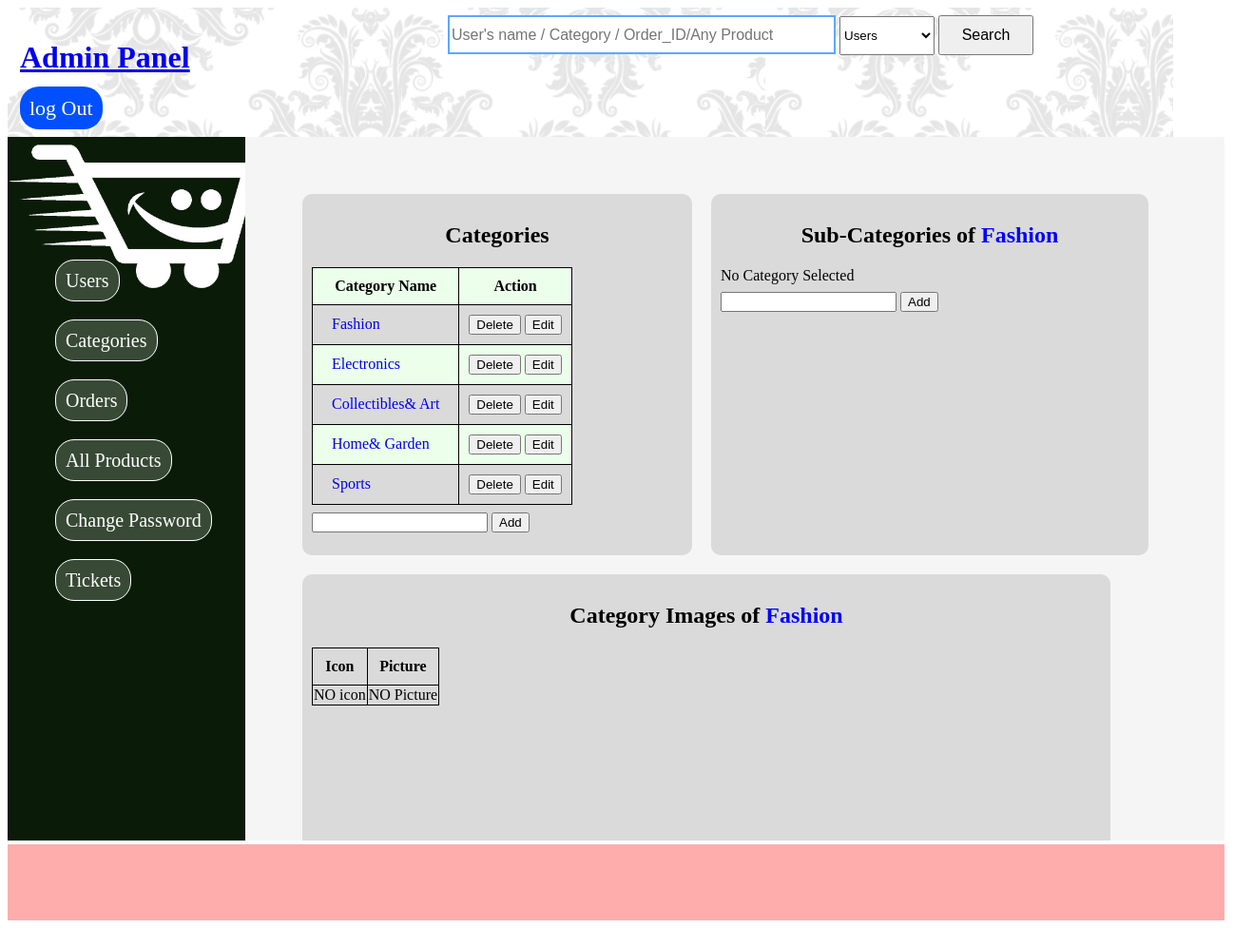
The app's page /admin/categories.php (signed in) with its own data.
### tables this page shows
CREATE TABLE IF NOT EXISTS `category` (
  `cat_id` int(11) NOT NULL AUTO_INCREMENT,
  `cat_name` varchar(30) DEFAULT NULL,
  `cat_icon` varchar(30) DEFAULT NULL,
  `cat_pic` varchar(30) DEFAULT NULL,
  PRIMARY KEY (`cat_id`)
);

### admin/categories.php (the view)
<?php
include("inc/header.php");
?>
    	 <div class="section">
    	 	            <div class="cat-view">
    	 	            	<h2 style="text-align: center;">Categories</h2>
    	 	            	<div class="cat-tab">
    	 	            		<table>
    	 	            		 <tr>
    	 	            		   <th>Category Name</th><th>Action</th>
    	 	            		 </tr>
  <?php
  $sql="SELECT cat_id,cat_name FROM category;";
  $r=$conn->query($sql);
   if($r->num_rows > 0)
 {
    while($row = $r->fetch_assoc())
    {
         $cat_id=$row['cat_id'];
         $cat_name=$row['cat_name'];
    ?>
   <tr><td><a href="?catno=<?php echo $cat_id; ?>"> <?php echo $cat_name;?> </a></td><td><input type="submit" name="del_cat" value="Delete"> <input type="submit" name="edit_cat" value="Edit"></td>
   </tr>
    <?php
    }
}
    ?>
    	 	            	</table>
    	 	            	</div>
    	 	            	<input style="margin-top: 8px;" type="text" name="add-cat">
    	 	            	<input type="submit" name="add-cat" value="Add">
    	 	            </div>
    	 	            <div class="sub-cat">
    	 	            	<h2 style="text-align: center;">Sub-Categories of<span style="color: blue;font-weight: bold;"> Fashion </span> </h2>
    	 	            	<div class="cat-tab">
  <?php
         if(isset($_GET['catno']))
         {
        ?>
                                <table>
                                 <tr>
                                    <th>Sub-Category Name</th><th>Action</th>
                                 </tr>
   <?php
             $catno=$_GET['catno'];
             $sql="SELECT cat_id,sub_cat FROM sub_category where cat_id=$catno;";
  $r=$conn->query($sql);
   if($r->num_rows > 0)
 {
    while($row = $r->fetch_assoc())
    {
         $sub_cat=$row['sub_cat'];
        ?>
 <tr><td><a href="?catno=<?php echo $cat_id; ?>"> <?php echo $sub_cat;?> </a></td><td><input type="submit" name="del_cat" value="Delete"> <input type="submit" name="edit_cat" value="Edit"></td>
   </tr>
<?php
    }
}
?>
</table>
<?php
}
else
{
    echo "No Category Selected";
}
?>
    	 	            	</div>
    	 	            	<input style="margin-top: 8px;" type="text" name="add-cat">
    	 	            	<input type="submit" name="add-cat" value="Add">
    	 	            </div>
    	 	            <div class="icon-pic">
    	 	            		<h2 style="text-align: center;">Category Images of<span style="color: blue;font-weight: bold;"> Fashion </span> </h2>
    	 	            	  <table>
    	 	            	  	<tr>
    	 	            	  		<th>Icon</th> <th>Picture</th>
    	 	            	  	</tr>
    	 	            	  	<tr><td>NO icon</td><td>NO Picture</td></tr>
    	 	            	  </table>
    	 	            </div>
    	 </div>
        <?php
  include("inc/footer.php");
        ?>

### admin/style.css (style rules this page uses)
.section { width: 930px; height: 640px; display: inline-block; background-color: #f5f5f5; padding: 50px; overflow: auto; }
.cat-view { width: 390px; height: 360px; background-color: #dadada; float: left; margin: 10px; padding: 10px; border-radius:10px; }
.data-view table,td,th { border:1px solid black; }
.cat-tab { width:380px; max-height: 250px; overflow: auto; }
.cat-tab table { border-collapse: collapse; }
.cat-tab table,td,th { border:1px solid black; }
.cat-tab table tr:nth-child(odd) { background-color: #ebffea; }
.cat-tab table td { padding: 10px; }
.cat-tab a { text-decoration: none; padding: 10px; }
.sub-cat { width: 440px; height: 360px; display: inline-block; background-color: #dadada; margin: 10px; border-radius:10px; padding: 10px; }
.icon-pic { width: 830px; height: 300px; display: inline-block; background-color: #dadada; margin: 10px; border-radius:10px; padding: 10px; }
.icon-pic table { border-collapse: collapse; }
.tickets table,th,tr,td { border-spacing: 0; }
.tickets td,th { padding:10px; }

### records on screen
category: cat_name "Fashion"
category: cat_name "Electronics"
category: cat_name "Collectibles& Art"
category: cat_name "Home& Garden"
category: cat_name "Sports"
